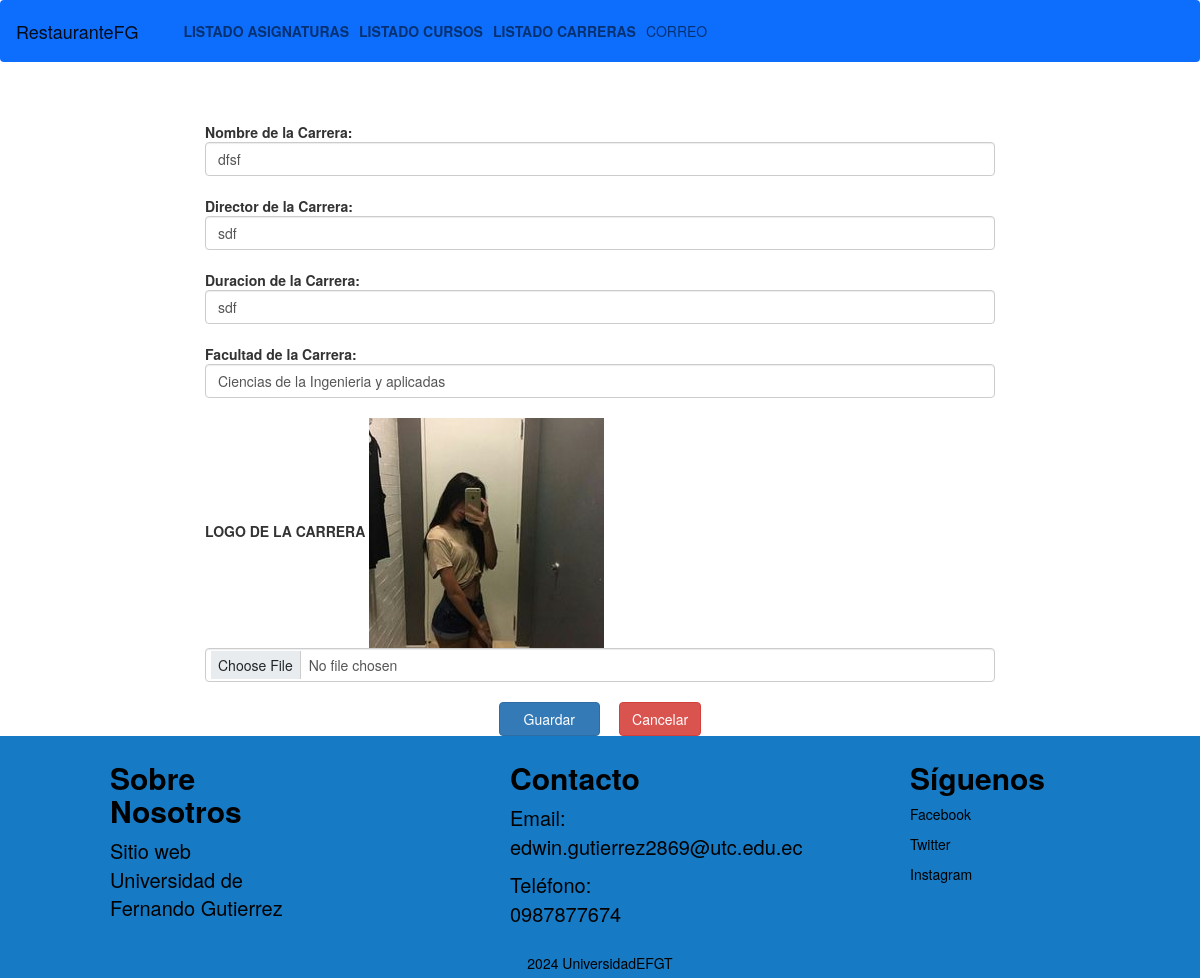
The page /editarCarrera/3 on the database its author committed.
### Aplicaciones/MatriculasEFGT/models.py (models this page shows)
class CarreraEFGT(models.Model):
    id=models.AutoField(primary_key=True)
    nombreCarreraEFGT=models.CharField(max_length=100)
    directorCarreraEFGT=models.CharField(max_length=100)
    logoCarreraEFGT=models.FileField(upload_to='logos',null=True,blank=True)
    duracionCarreraEFGT=models.CharField(max_length=100)
    facultadCarreraEFGT=models.CharField(max_length=100)

### Aplicaciones/MatriculasEFGT/views.py (the view)
# urls.py: path('editarCarrera/<id>',views.editarCarrera),
def editarCarrera(request,id):
    carreraEditar=CarreraEFGT.objects.get(id=id)
    return render(request,'editarCarrera.html',{'carrera':carreraEditar})

### Aplicaciones/MatriculasEFGT/templates/editarCarrera.html (shortened to what this page needs)
{%  extends "./plantilla.html" %}
{% load static %}
{% block contenido %}
<div class="row">
  <div class="col-md-2">
  </div>
  <div class="col-md-8">
    <br><br>
    <form class="" action="/procesarActualizacionCarrera/" method="post" enctype="multipart/form-data" id="frm_nuevo_carrera">
      <b>Nombre de la Carrera: </b>
      <input type="text" name="nombreCarreraEFGT" id="nombreCarreraEFGT" value="{{carrera.nombreCarreraEFGT}}" placeholder="Ingrese el nombre de la carrera" class="form-control" required>
      <br>
      <b>Director de la Carrera: </b>
      <input type="text" name="directorCarreraEFGT" id="directorCarreraEFGT" value="{{carrera.directorCarreraEFGT}}" placeholder="Ingrese el nombre del director de la carrera" class="form-control" required>
      <br>
      <b>Duracion de la Carrera: </b>
      <input type="text" name="duracionCarreraEFGT" id="duracionCarreraEFGT" value="{{carrera.duracionCarreraEFGT}}" placeholder="Ingrese la Duracion de la Carrera" class="form-control" required>
      <br>
      <b>Facultad de la Carrera: </b>
      <input type="text" name="facultadCarreraEFGT" id="facultadCarreraEFGT" value="{{carrera.facultadCarreraEFGT}}" placeholder="Ingrese la Facultad de la Carrera" class="form-control" required>
      <br>
      <b>LOGO DE LA CARRERA</b>
      {% if carrera.logoCarreraEFGT %}
          <img src="{{ carrera.logoCarreraEFGT.url }}" alt="Imagen actual">
      {% endif %}
      <input type="file" name="logoCarreraEFGT" id="logoCarreraEFGT" accept="image/*" class="form-control">
      <br>
      <center>
      <button type="submit" name="button" class="btn btn-primary"> &nbsp;&nbsp; Guardar &nbsp;&nbsp </button>
      <button type="button" class="btn btn-danger" onclick="cancelarEdicion()">Cancelar</button>
      </center>
    </form>
  </div>
</div>
    {% endblock %}

### UniversidadEFGT/static/css/principal.css (style rules this page uses)
body { margin: 0; padding: 0; font-family: Arial, sans-serif; }

### rows shown on the page
CarreraEFGT: nombreCarreraEFGT "dfsf", directorCarreraEFGT "sdf", duracionCarreraEFGT "sdf", facultadCarreraEFGT "Ciencias de la Ingenieria y aplicadas", logoCarreraEFGT (picture)
